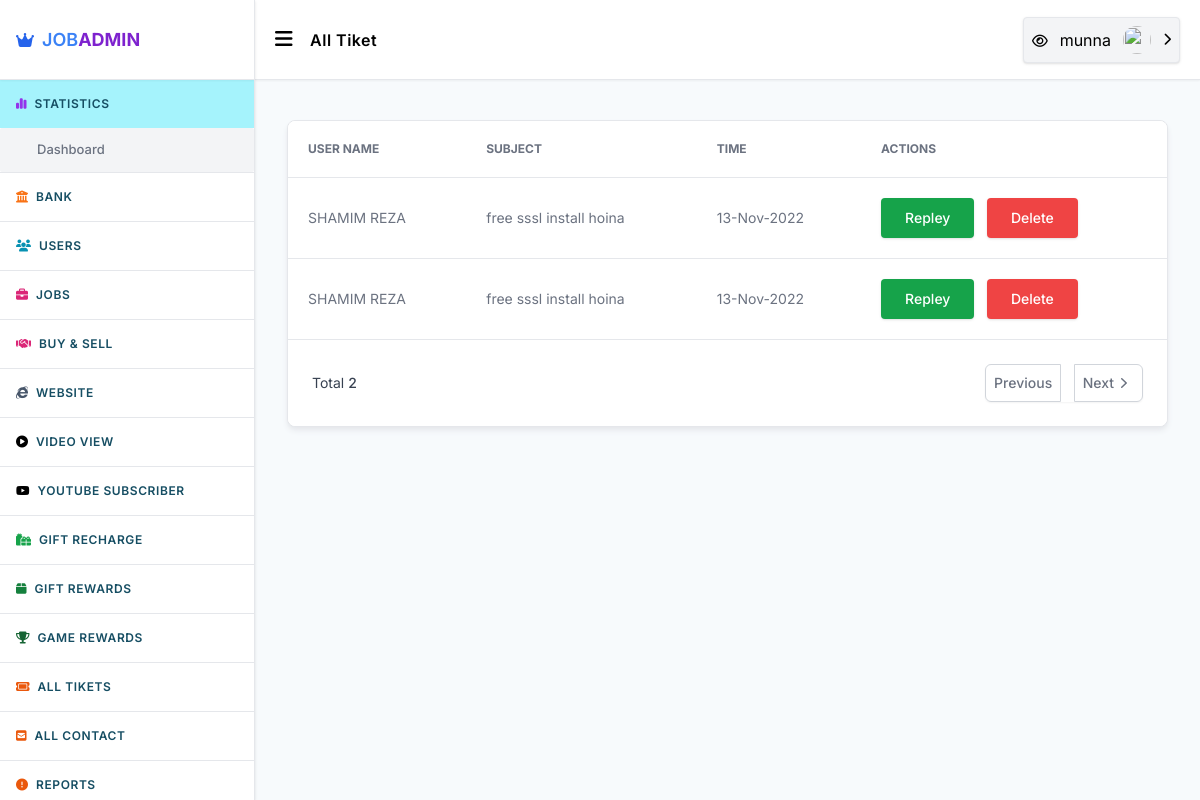
The app's page /admin/all-tiket.php (signed in) with its own data.
### tables this page shows
CREATE TABLE `users` (
  `id` int(11) UNSIGNED NOT NULL,
  `mobile` varchar(55) NOT NULL,
  `fullname` varchar(25) NOT NULL,
  `email` varchar(255) NOT NULL,
  `password` varchar(128) NOT NULL,
  `coins` decimal(10,2) NOT NULL DEFAULT 0.00,
  `image` varchar(999) NOT NULL,
  `totalarn` decimal(10,2) NOT NULL,
  `admin` smallint(3) UNSIGNED NOT NULL DEFAULT 0,
  `country` varchar(255) NOT NULL,
  `address` varchar(999) NOT NULL,
  `city` varchar(500) NOT NULL,
  `zipcod` varchar(50) NOT NULL,
  `datebirth` varchar(55) NOT NULL,
  `facebook` text NOT NULL,
  `twiter` varchar(999) NOT NULL,
  `reg_time` int(11) UNSIGNED NOT NULL DEFAULT 0,
  `last_activity` int(11) UNSIGNED NOT NULL DEFAULT 0,
  `ref` int(11) UNSIGNED NOT NULL DEFAULT 0,
  `reg_ip` varchar(64) NOT NULL DEFAULT '0',
  `log_ip` varchar(64) NOT NULL,
  `activate` varchar(32) NOT NULL DEFAULT '0',
  `disabled` smallint(1) UNSIGNED NOT NULL DEFAULT 0
);

CREATE TABLE `tiketsystem` (
  `id` int(11) NOT NULL,
  `tiketid` int(16) NOT NULL,
  `uid` int(11) NOT NULL,
  `uname` varchar(255) NOT NULL,
  `subject` varchar(500) NOT NULL,
  `replymsg` int(11) NOT NULL,
  `close` int(11) NOT NULL,
  `time` int(11) NOT NULL
);

### admin/all-tiket.php (the view, shortened to what the rows shown need)
<?php
  require_once"common/header.php";
  if(isset($_GET['strt'])&& is_numeric($_GET['strt'])){
  $start=$_GET['strt'];
  }else{
    $start=0;
  }
  $wbpac=_getAllData($db,"SELECT * FROM tiketsystem WHERE close=0 ORDER BY id ASC LIMIT $start,25");
?>
      <div class="x_container space-y-10 py-10">
        <div class="flex flex-col rounded-lg shadow-md border border-[
        ] shadow-gray-200 bg-white">
          <div class="overflow-x-auto rounded-lg">
            <div class="inline-block min-w-full align-middle">
              <div class="overflow-auto bg-white">
                <table class="min-w-full divide-y divide-gray-200 table-fixed">
                  <thead class="bg-white">
                    <tr>
                    <th scope="col" class="p-4 text-xs font-medium text-left text-gray-500 uppercase lg:p-5"> User Name </th>
                      <th scope="col" class="p-4 text-xs font-medium text-left text-gray-500 uppercase lg:p-5"> Subject </th>
                      <th scope="col" class="p-4 text-xs font-medium text-left text-gray-500 uppercase lg:p-5"> Time
                      </th>
                      <th scope="col" class="p-4 text-xs font-medium text-left text-gray-500 uppercase lg:p-5"> Actions
                      </th>
                    </tr>
                  </thead>
                  <tbody class="bg-white divide-y divide-gray-200">
                    <?php
                    foreach($wbpac as $p){ ?>
                    <tr class="hover:bg-gray-100">
                    <td class="p-4 text-sm font-normal text-gray-500 whitespace-nowrap lg:p-5">
                        <?= $p['uname'] ?> </td>
                        <td class="p-4 text-sm font-normal text-gray-500 whitespace-nowrap lg:p-5">
                        <?= $p['subject'] ?> </td>
                      <td class="p-4 text-sm font-normal text-gray-500 whitespace-nowrap lg:p-5">
                      <?= date('d-M-Y',$p['time']) ?></td>
                      <td class="p-4 space-x-2 whitespace-nowrap lg:p-5">
                        <a href="./reply-tiket.php?id=<?= $p['id'] ?>" type="button"
                          class="btn bg-green-600 w-fit text-white">Repley</a>
                        <button onclick="deleteid(<?= $p['id'] ?>)" data-target="delete_pack" type="button"
                          class="popup_show btn bg-red-500 w-fit text-white">Delete</button>
                      </td>
                    </tr>
                    <?php } ?>
                  </tbody>
                </table>
              </div>
            </div>
          </div>
        </div>
      </div>
    </div>
  </main>
</body>
</html>

### admin/common/header.php (shortened to what the rows shown need)
<?php
	require_once"../system/functions.php";
?>
<!DOCTYPE html>
<html lang="en">
<head>
    <link rel="stylesheet" href="css/styles.css">
    <link rel="stylesheet" href="../assets/css/jquery-confirm.min.css">
    <link rel="stylesheet" href="css/styles.css">
</head>
<body>
    <main class="flex p-0 m-0 justify-between w-full h-screen overflow-hidden">
        <div class="w-full h-screen overflow-auto">
            <header class="h-20 bg-white z-40 sticky top-0 left-0 right-0 shadow-sm border-b">
                <div class="h-full flex items-center relative justify-between px-5 xl:px-10">
                    <div class="flex items-center justify-center gap-x-3 sm:gap-x-4">
                        <div class="relative w-fit z-50"><button type="button"
                                class="header_options_toggler w-full p-2 rounded bg-gray-100 shadow border flex items-center justify-center gap-x-3">
                                <a target="_blank" href="https://joblessbd.com/">
                                    <span class="text-sm font-medium"><i class="fa fa-eye"></i></span></a>
                                <span>
                                    <?= $data['fullname'] ?> </span><img class="h-7 w-7 rounded-full"
                                    src="https://firebasestorage.googleapis.com/v0/b/bs-game-topup.appspot.com/o/images%2Fimages.png?alt=media&amp;token=f46fd874-00f4-48fe-a8ac-c43abf380491"
                                    alt=""> <small class="header_options_icon transition-all transform"><i
                                        class="fa-solid fa-chevron-right"></i></small>
                            </button>
                        </div>
                    </div>
                </div>
            </header>

### records on screen
users: fullname "munna"
tiketsystem: uname "SHAMIM REZA", subject "free sssl install hoina", time "13-Nov-2022"
tiketsystem: uname "SHAMIM REZA", subject "free sssl install hoina", time "13-Nov-2022"

### other values on screen
$config['site_name'] "JOB"
$totaluser "2"
